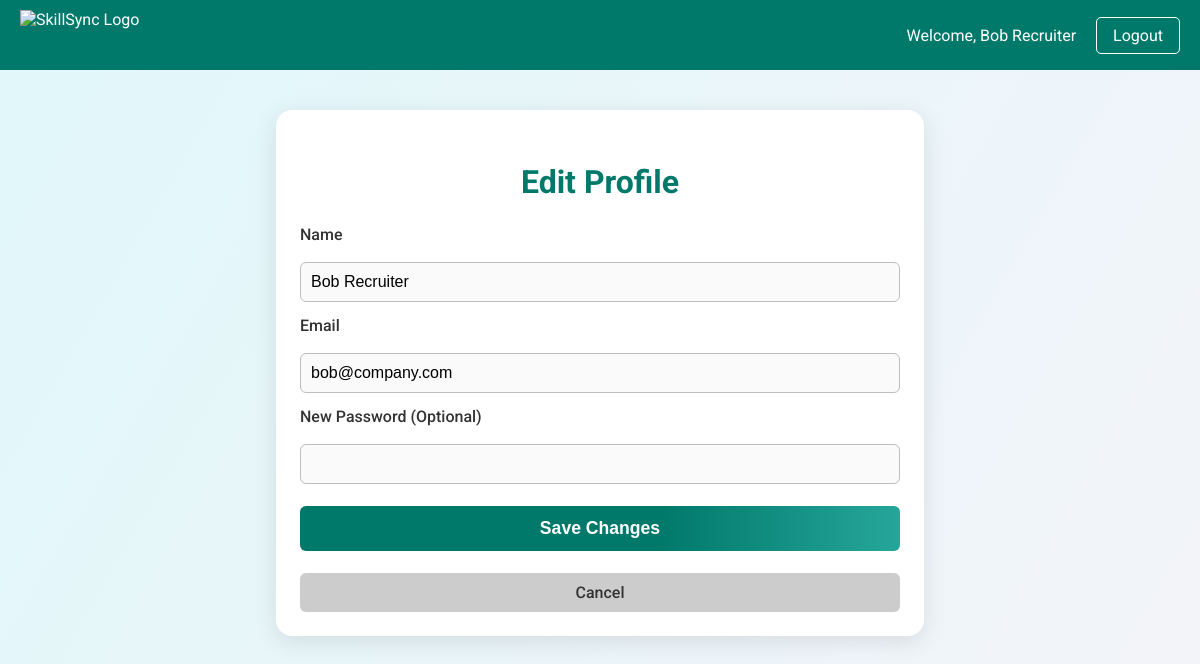
Screenshot of /edit_profile (signed in) with the database file from the repository.
### tables this page shows
CREATE TABLE users (
    user_id INTEGER PRIMARY KEY AUTOINCREMENT,
    name TEXT NOT NULL,
    email TEXT NOT NULL UNIQUE,
    password TEXT NOT NULL,
    role TEXT NOT NULL, -- 'intern' or 'recruiter'
    organization_name TEXT,
    contact_details TEXT,
    location TEXT,
    website_link TEXT,
    skills TEXT
);

### app.py (the view, shortened to what this page needs)
@app.route('/edit_profile', methods=['GET', 'POST'])
def edit_profile():
    if 'user_id' not in session:
        flash('Please login!', 'danger')
        return redirect(url_for('intern_login' if session.get('role') == 'intern' else 'recruiter_login'))
    user_id = int(session['user_id'])
    conn = get_db_connection()
    user = conn.execute('SELECT * FROM users WHERE user_id = ?', (user_id,)).fetchone()
    conn.close()
    return render_template('edit_profile.html', user=user)

### app.py (called while the page is built)
def get_db_connection():
    conn = sqlite3.connect(DB_PATH)
    conn.row_factory = sqlite3.Row
    return conn

### templates/edit_profile.html (shortened to what this page needs)
<!DOCTYPE html>
<html lang="en">
<head>
</head>
<body>
    <header>
        <img src="{{ url_for('static', filename='logo.png') }}" alt="SkillSync Logo">
        <nav>
            <span>Welcome, {{ session.user_name }}</span>
            <a href="{{ url_for('logout') }}">Logout</a>
        </nav>
    </header>
    <div class="container">
        <h1>Edit Profile</h1>
        <form action="{{ url_for('edit_profile') }}" method="POST" autocomplete="off">
            <label for="name">Name</label>
            <input type="text" id="name" name="name" value="{{ user.name if user else '' }}" required>
            <label for="email">Email</label>
            <input type="email" id="email" name="email" value="{{ user.email if user else '' }}" required>
            <label for="password">New Password (Optional)</label>
            <input type="password" id="password" name="password">
            <button type="submit">Save Changes</button>
            <a href="{{ url_for('intern_dashboard') }}" class="cancel-link">Cancel</a>
        </form>
    </div>
</body>
</html>

### templates/edit_profile.html (style rules this page uses)
body { font-family: 'Roboto', Arial, sans-serif; margin: 0; padding: 0; background: linear-gradient(120deg, #e0f7fa 0%, #f4f4f9 100%); min-height: 100vh; }
header { background-color: #00796b; color: white; padding: 10px 20px; display: flex; align-items: center; justify-content: space-between; }
header img { height: 50px; }
nav { display: flex; gap: 20px; align-items: center; }
nav span { font-size: 16px; }
nav a { color: white; text-decoration: none; font-size: 16px; padding: 8px 16px; border: 1px solid white; border-radius: 5px; transition: background-color 0.3s ease; }
.container { max-width: 600px; margin: 40px auto; background: #fff; padding: 32px 24px 24px 24px; border-radius: 16px; box-shadow: 0 6px 24px rgba(0,0,0,0.10); }
h1 { text-align: center; color: #00796b; margin-bottom: 24px; font-size: 2rem; }
form { display: flex; flex-direction: column; gap: 14px; }
label { font-weight: 500; color: #333; margin-bottom: 4px; }
input { padding: 10px; font-size: 1rem; border: 1px solid #bdbdbd; border-radius: 6px; width: 100%; box-sizing: border-box; background: #fafafa; transition: border-color 0.2s; }
button[type="submit"] { padding: 12px; background: linear-gradient(90deg, #00796b 60%, #26a69a 100%); color: #fff; border: none; border-radius: 6px; font-size: 1.1rem; font-weight: bold; cursor: pointer; margin-top: 8px; transition: background 0.2s; }
.cancel-link { display: inline-block; padding: 10px 22px; background: #ccc; color: #333; text-decoration: none; border-radius: 6px; font-size: 1rem; font-weight: 500; margin-top: 8px; text-align: center; transition: background 0.2s; }

### rows the page displays
users: user_name "Bob Recruiter", name "Bob Recruiter", email "bob@company.com"
